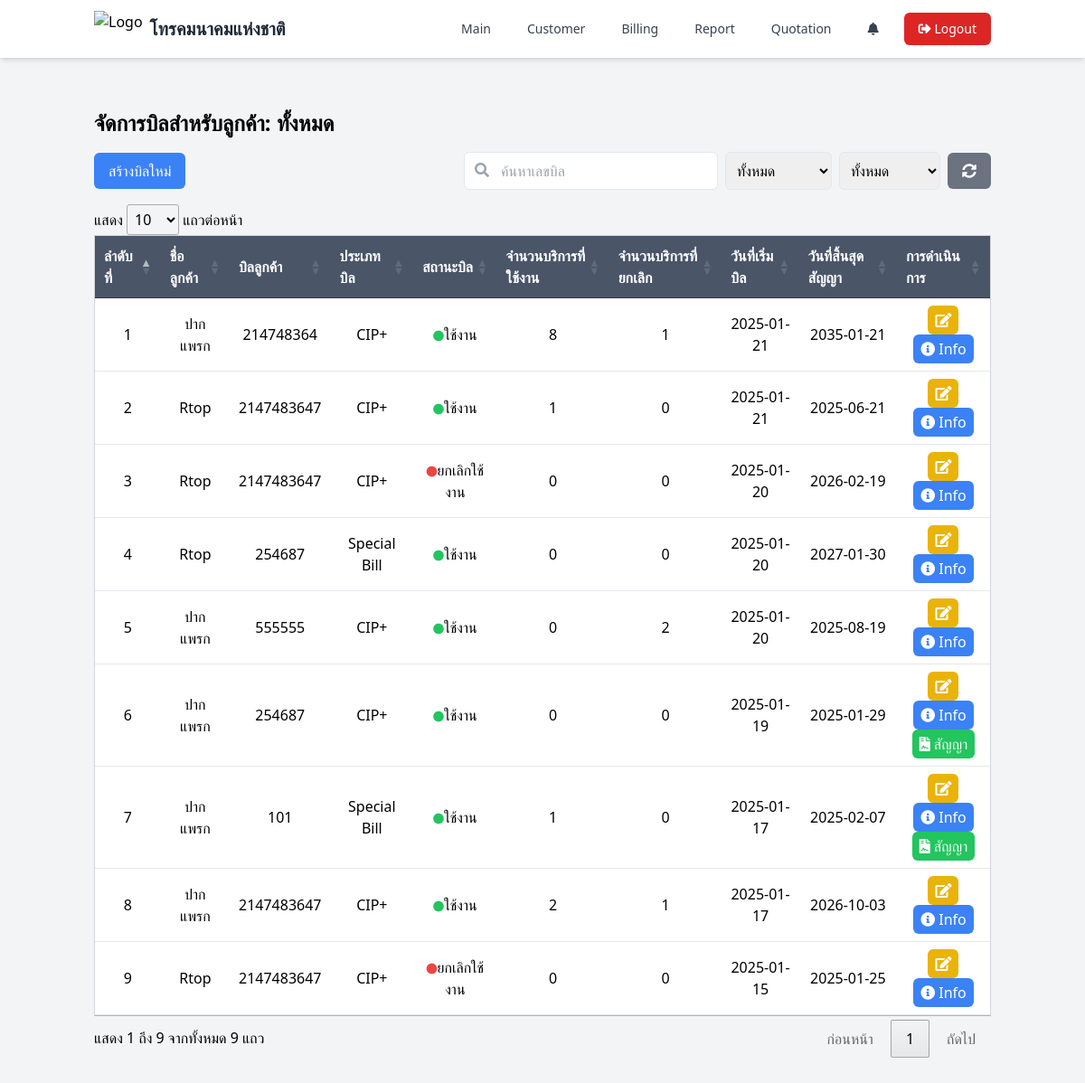
Screenshot of /page/bill.php (signed in) with the database file from the repository.
### tables this page shows
CREATE TABLE `bill_customer` (
  `id_bill` int(11) NOT NULL,
  `number_bill` int(15) DEFAULT NULL,
  `type_bill` enum('CIP+','Special Bill','Nt1') DEFAULT NULL,
  `status_bill` enum('ใช้งาน','ยกเลิกใช้งาน') DEFAULT NULL,
  `id_customer` int(11) DEFAULT NULL,
  `create_at` date DEFAULT NULL,
  `update_at` date DEFAULT NULL,
  `date_count` int(11) DEFAULT NULL,
  `end_date` date DEFAULT NULL,
  `contact_count` int(11) DEFAULT 0,
  `contact_status` enum('ยังไม่ได้เลือก','ต่อสัญญา','ยกเลิกสัญญา') DEFAULT 'ยังไม่ได้เลือก'
);

CREATE TABLE `customers` (
  `id_customer` int(11) NOT NULL,
  `name_customer` varchar(100) DEFAULT NULL,
  `phone_customer` varchar(50) DEFAULT NULL,
  `status_customer` enum('ใช้งาน','ไม่ได้ใช้งาน') DEFAULT NULL,
  `id_address` int(11) DEFAULT NULL,
  `create_at` datetime DEFAULT NULL,
  `update_at` datetime DEFAULT NULL,
  `id_customer_type` int(11) DEFAULT NULL
);

### page/bill.php (the view, shortened to what this page needs)
<?php
require_once '../function/functions.php';
$id_customer = isset($_POST['id_customer']) ? intval($_POST['id_customer']) : 0;
$customer_name = '';
$sql = "SELECT
            c.name_customer AS customer_name,
            b.id_bill,
            b.number_bill AS bill_number,
            b.type_bill AS bill_type,
            b.status_bill AS bill_status,
            b.create_at AS bill_start_date,
            b.end_date AS end_date,
            b.contact_status as contact_status,
            SUM(CASE WHEN s.status_service = 'ใช้งาน' THEN 1 ELSE 0 END) AS active_services,
            SUM(CASE WHEN s.status_service = 'ยกเลิก' THEN 1 ELSE 0 END) AS canceled_services
        FROM bill_customer b
        JOIN customers c ON b.id_customer = c.id_customer
        LEFT JOIN service_customer s ON b.id_bill = s.id_bill
        WHERE 1=1";
$sql .= " GROUP BY b.id_bill ORDER BY b.create_at DESC";
$stmt = $conn->prepare($sql);
$stmt->execute();
$result = $stmt->get_result();
$bills = $result->fetch_all(MYSQLI_ASSOC);
?>
<!DOCTYPE html>
<html lang="en">
<head>
    <script src="https://cdn.tailwindcss.com"></script>
    <link rel="stylesheet" href="https://cdnjs.cloudflare.com/ajax/libs/font-awesome/5.15.4/css/all.min.css">
    <link rel="stylesheet" type="text/css" href="https://cdn.datatables.net/1.11.5/css/jquery.dataTables.css">
</head>
<body class="bg-gray-100">
    <?php include './components/navbar.php'; ?>
        <div class="mt-6">
            <div class="container mx-auto px-4 py-8">
            <h1 class="text-2xl font-bold mb-4">จัดการบิลสำหรับลูกค้า: <?= $id_customer > 0 ? htmlspecialchars($customer_name) : 'ทั้งหมด' ?></h1>
                <div class="flex justify-between items-center mb-4">
                    <button onclick="openCreateBillModal()" class="bg-blue-500 text-white px-4 py-2 rounded-md">สร้างบิลใหม่</button>
                    <div class="flex items-center">
                        <div class="relative">
                            <input type="text" id="searchNumberBill" placeholder="ค้นหาเลขบิล" class="border p-2 rounded-md pl-10 mr-2">
                            <i class="fas fa-search absolute left-3 top-3 text-gray-400"></i>
                        </div>
                        <select id="filterTypeBill" class="p-2 border rounded-md mr-2">
                            <option value="">ทั้งหมด</option>
                        </select>
                        <select id="filterStatusBill" class="p-2 border rounded-md mr-2">
                            <option value="">ทั้งหมด</option>
                        </select>
                        <button onclick="resetFilters()" class="bg-gray-500 text-white px-4 py-2 rounded-md"> <i class="fas fa-sync-alt"></i></button>
                    </div>
                </div>
            <table id="billTable" class="min-w-full bg-white border border-gray-300">
                <thead>
                    <tr>
                        <th class="py-2 px-4 border-b">ลำดับที่</th>
                        <th class="py-2 px-4 border-b">ชื่อลูกค้า</th>
                        <th class="py-2 px-4 border-b">บิลลูกค้า</th>
                        <th class="py-2 px-4 border-b">ประเภทบิล</th>
                        <th class="py-2 px-4 border-b">สถานะบิล</th>
                        <th class="py-2 px-4 border-b">จำนวนบริการที่ใช้งาน</th>
                        <th class="py-2 px-4 border-b">จำนวนบริการที่ยกเลิก</th>
                        <th class="py-2 px-4 border-b">วันที่เริ่มบิล</th>
                        <th class="py-2 px-4 border-b">วันที่สิ้นสุดสัญญา</th>
                        <th class="py-2 px-4 border-b">การดำเนินการ</th>
                    </tr>
                </thead>
                <tbody>
                    <?php if (!empty($bills)): ?>
                        <?php $counter = 1; ?>
                        <?php foreach ($bills as $bill): ?>
                            <tr>
                                <td class="py-2 px-4 border-b text-center"><?php echo $counter; ?></td>
                                <td class="py-2 px-4 border-b text-center"><?php echo htmlspecialchars($bill['customer_name']); ?></td>
                                <td class="py-2 px-4 border-b text-center"><?php echo htmlspecialchars($bill['bill_number']); ?></td>
                                <td class="py-2 px-4 border-b text-center"><?php echo htmlspecialchars($bill['bill_type']); ?></td>
                                <td class="py-2 px-4 border-b text-center">
                                    <?php if ($bill['bill_status'] === 'ใช้งาน'): ?>
                                        <i class="fas fa-circle text-green-500"></i><?= $bill['bill_status'] ?>
                                    <?php else: ?>
                                        <i class="fas fa-circle text-red-500"></i><?= $bill['bill_status'] ?>
                                    <?php endif; ?>
                                </td>
                                <td class="py-2 px-4 border-b text-center"><?php echo $bill['active_services']; ?></td>
                                <td class="py-2 px-4 border-b text-center"><?php echo $bill['canceled_services']; ?></td>
                                <td class="py-2 px-4 border-b text-center"><?php echo htmlspecialchars($bill['bill_start_date']); ?></td>
                                <td class="py-2 px-4 border-b text-center"><?php echo htmlspecialchars($bill['end_date']); ?></td>
                                <td class="py-2 px-4 border-b text-center">
                                    <button onclick="openEditBillModal(<?php echo $bill['id_bill']; ?>)" class="bg-yellow-500 text-white px-2 py-1 rounded-md">
                                        <i class="fas fa-edit"></i>
                                    </button>
                                    <form action="service_bill.php" method="POST" style="display: inline;">
                                        <button type="submit" class="bg-blue-500 text-white px-2 py-1 rounded-md">
                                            <i class="fas fa-info-circle"></i> Info
                                        </button>
                                    </form>
                                    <div>
                                        <?php
                                        $end_date = new DateTime($bill['end_date']);
                                        $current_date = new DateTime();
                                        $interval = $current_date->diff($end_date);
                                        $days_left = $interval->days;
                                        if ($days_left < 60 && $bill['contact_status'] !== 'ยกเลิกสัญญา' && $bill['bill_status'] !== 'ยกเลิกใช้งาน') {
                                            echo '<button onclick="openContractModal(' . $bill['id_bill'] . ')" class="bg-green-500 text-white px-2 py-1 rounded-md"><i class="fas fa-file-contract"></i> สัญญา</button>';
                                        }
                                        ?>
                                    </div>
                                </td>
                            </tr>
                            <?php $counter++; ?>
                        <?php endforeach; ?>
                    <?php else: ?>
                        <tr>
                            <td colspan="10" class="py-2 px-4 border-b text-center">ไม่มีข้อมูลบิล</td>
                        </tr>
                    <?php endif; ?>
                </tbody>
            </table>
        </div>
    </div>
</body>
</html>

### page/bill.php (style rules this page uses)
.border { border: 1px solid #e2e8f0; }
.rounded-md { border-radius: 0.375rem; }
#billTable thead th { background-color: #4a5568; color: white; }
#billTable tbody tr { background-color: rgb(255, 255, 255); }
.fa-circle { font-size: 12px; }

### rows the page displays
bill_customer: id_customer.name_customer "ปากแพรก", number_bill "214748364", type_bill "CIP+", status_bill "ใช้งาน", active_services "8", canceled_services "1", create_at "2025-01-21", end_date "2035-01-21"
bill_customer: id_customer.name_customer "Rtop", number_bill "2147483647", type_bill "CIP+", status_bill "ใช้งาน", active_services "1", canceled_services "0", create_at "2025-01-21", end_date "2025-06-21"
bill_customer: id_customer.name_customer "Rtop", number_bill "2147483647", type_bill "CIP+", status_bill "ยกเลิกใช้งาน", active_services "0", canceled_services "0", create_at "2025-01-20", end_date "2026-02-19"
bill_customer: id_customer.name_customer "Rtop", number_bill "254687", type_bill "Special Bill", status_bill "ใช้งาน", active_services "0", canceled_services "0", create_at "2025-01-20", end_date "2027-01-30"
bill_customer: id_customer.name_customer "ปากแพรก", number_bill "555555", type_bill "CIP+", status_bill "ใช้งาน", active_services "0", canceled_services "2", create_at "2025-01-20", end_date "2025-08-19"
bill_customer: id_customer.name_customer "ปากแพรก", number_bill "254687", type_bill "CIP+", status_bill "ใช้งาน", active_services "0", canceled_services "0", create_at "2025-01-19", end_date "2025-01-29"
bill_customer: id_customer.name_customer "ปากแพรก", number_bill "101", type_bill "Special Bill", status_bill "ใช้งาน", active_services "1", canceled_services "0", create_at "2025-01-17", end_date "2025-02-07"
bill_customer: id_customer.name_customer "ปากแพรก", number_bill "2147483647", type_bill "CIP+", status_bill "ใช้งาน", active_services "2", canceled_services "1", create_at "2025-01-17", end_date "2026-10-03"
bill_customer: id_customer.name_customer "Rtop", number_bill "2147483647", type_bill "CIP+", status_bill "ยกเลิกใช้งาน", active_services "0", canceled_services "0", create_at "2025-01-15", end_date "2025-01-25"
